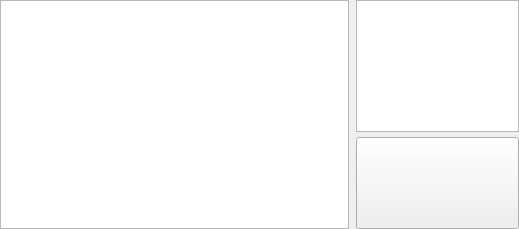
               <widget class="QFrame" name="frame_3">
                <property name="sizePolicy">
                 <sizepolicy hsizetype="Expanding" vsizetype="Ignored">
                  <horstretch>3</horstretch>
                  <verstretch>0</verstretch>
                 </sizepolicy>
                </property>
                <layout class="QHBoxLayout" name="horizontalLayout_21">
                 <property name="spacing">
                  <number>7</number>
                 </property>
                 <property name="leftMargin">
                  <number>0</number>
                 </property>
                 <property name="topMargin">
                  <number>0</number>
                 </property>
                 <property name="rightMargin">
                  <number>0</number>
                 </property>
                 <property name="bottomMargin">
                  <number>0</number>
                 </property>
                 <item>
                  <widget class="QPlainTextEdit" name="graphReceiveBox">
                   <property name="sizePolicy">
                    <sizepolicy hsizetype="Minimum" vsizetype="Minimum">
                     <horstretch>15</horstretch>
                     <verstretch>0</verstretch>
                    </sizepolicy>
                   </property>
                   <property name="maximumSize">
                    <size>
                     <width>16777215</width>
                     <height>16777215</height>
                    </size>
                   </property>
                   <property name="font">
                    <font>
                     <family>等线</family>
                     <pointsize>13</pointsize>
                     <weight>50</weight>
                     <italic>false</italic>
                     <bold>false</bold>
                     <underline>false</underline>
                     <strikeout>false</strikeout>
                    </font>
                   </property>
                   <property name="readOnly">
                    <bool>true</bool>
                   </property>
                  </widget>
                 </item>
                 <item>
                  <widget class="QFrame" name="frame">
                   <property name="sizePolicy">
                    <sizepolicy hsizetype="Preferred" vsizetype="Preferred">
                     <horstretch>7</horstretch>
                     <verstretch>0</verstretch>
                    </sizepolicy>
                   </property>
                   <layout class="QVBoxLayout" name="verticalLayout_2">
                    <property name="spacing">
                     <number>5</number>
                    </property>
                    <property name="leftMargin">
                     <number>0</number>
                    </property>
                    <property name="topMargin">
                     <number>0</number>
                    </property>
                    <property name="rightMargin">
                     <number>0</number>
                    </property>
                    <property name="bottomMargin">
                     <number>0</number>
                    </property>
                    <item>
                     <widget class="QPlainTextEdit" name="graphSendBox">
                      <property name="sizePolicy">
                       <sizepolicy hsizetype="Expanding" vsizetype="Expanding">
                        <horstretch>1</horstretch>
                        <verstretch>10</verstretch>
                       </sizepolicy>
                      </property>
                      <property name="maximumSize">
                       <size>
                        <width>16777215</width>
                        <height>16777215</height>
                       </size>
                      </property>
                      <property name="font">
                       <font>
                        <family>等线</family>
                        <pointsize>13</pointsize>
                        <weight>50</weight>
                        <italic>false</italic>
                        <bold>false</bold>
                        <underline>false</underline>
                        <strikeout>false</strikeout>
                       </font>
                      </property>
                     </widget>
                    </item>
                    <item>
                     <widget class="QPushButton" name="graphSendButton">
                      <property name="sizePolicy">
                       <sizepolicy hsizetype="Expanding" vsizetype="Expanding">
                        <horstretch>1</horstretch>
                        <verstretch>7</verstretch>
                       </sizepolicy>
                      </property>
                      <property name="maximumSize">
                       <size>
                        <width>16777215</width>
                        <height>16777215</height>
                       </size>
                      </property>
                      <property name="font">
                       <font>
                        <family>等线</family>
                        <pointsize>13</pointsize>
                        <weight>50</weight>
                        <italic>false</italic>
                        <bold>false</bold>
                        <underline>false</underline>
                        <strikeout>false</strikeout>
                       </font>
                      </property>
                      <property name="toolTip">
                       <string>快捷发送，不支持十六进制</string>
                      </property>
                      <property name="text">
                       <string/>
                      </property>
                      <property name="icon">
                       <iconset resource="icoPack.qrc">
                        <normaloff>:/Mainico/ico/20200510-221424.ico</normaloff>:/Mainico/ico/20200510-221424.ico</iconset>
                      </property>
                      <property name="iconSize">
                       <size>
                        <width>48</width>
                        <height>48</height>
                       </size>
                      </property>
                     </widget>
                    </item>
                   </layout>
                  </widget>
                 </item>
                </layout>
               </widget>
